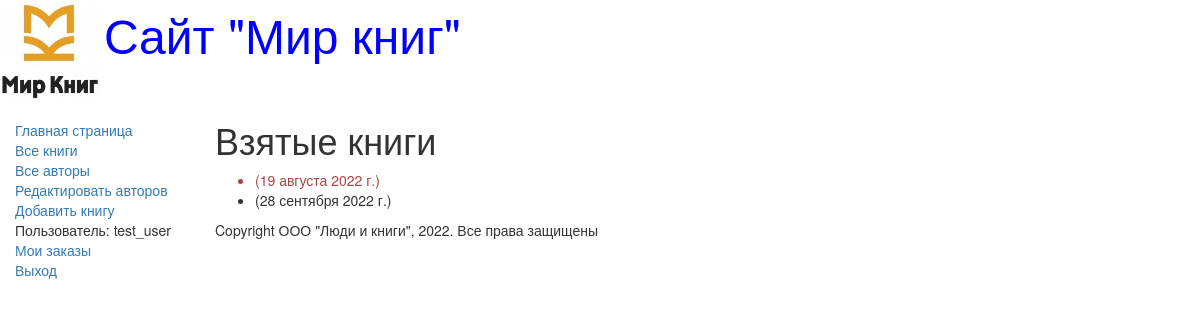
/mybooks/ (signed in), run on the app's committed database.
### catalog/models.py (models this page shows, shortened)
class BookInstance(models.Model):
    book = models.ForeignKey(
        'Book', on_delete=models.CASCADE, null=True
    )
    inv_nom = models.CharField(
        max_length=20, null=True,
        help_text='Введите инвентарный номер экземпляра',
        verbose_name='Инвентраный номер экземпляра'
    )
    imprint = models.CharField(
        max_length=200,
        help_text='Введите издательство и год выпуска',
        verbose_name='Издательство'
    )
    status = models.ForeignKey(
        'Status',on_delete=models.CASCADE, null=True,
        help_text='Изменить состояние экземпляра',
        verbose_name='Состояние экземпляра книги'
    )
    due_back = models.DateField(
        null=True, blank=True,
        help_text='Введите конец срока статуса',
        verbose_name='Дата окончания статуса'
    )
    borrower = models.ForeignKey(
        User, on_delete=models.SET_NULL,
        null=True, blank=True,
        verbose_name='Заказчик',
        help_text='Выберите заказчика книги'
    )
    @property
    def is_overdue(self):
        if self.due_back and date.today() > self.due_back:
            return True
        return False

### catalog/views.py (the view)
# urls.py: path('mybooks/', views.LoanedBooksByUserListView.as_view(), name='my-borrowed'),
class LoanedBooksByUserListView(LoginRequiredMixin, generic.ListView):
    model = BookInstance
    template_name = 'catalog/bookinstance_list_borrowed_user.html'
    paginate_by = 10
    def get_queryset(self):
        return BookInstance.objects.filter(borrower=self.request.user)\
            .filter(status__exact='2').order_by('due_back')

### catalog/templates/catalog/bookinstance_list_borrowed_user.html (shortened to what this page needs)
{% extends 'base_generic.html' %}
{% block content %}
    <h1>Взятые книги</h1>
    {% if bookinstance_list %}
    <ul>
        {% for bookinst in bookinstance_list %}
        <li class="{% if bookinst.is_overdue %}text-danger{% endif %}">
            ({{bookinst.due_back}})
        </li>
        {% endfor %}
    </ul>
    {% else %}
        <p>Нет книг со статусом В ЗАКАЗЕ.</p>
    {% endif %}
{% endblock %}

### catalog/templates/base_generic.html (shortened to what this page needs)
<!DOCTYPE html>
<html lang="en">
<head>
    <link rel="stylesheet"
          href="https://maxcdn.bootstrapcdn.com/bootstrap/3.3.7/css/bootstrap.min.css">
    {% load static %}
    <link rel="stylesheet" href="{% static 'css/styles.css' %}">
    {% block head %}
        <img src="{% static 'images/logotip.jpg' %}"
        style="width:100px; height:100px;" align="absmiddle">
        <font size=7, color="blue">Сайт "Мир книг"</font>
    {% endblock %}
</head>
<body>
    <div class="container-fluid">
        <div class="row">
            <div class="col-sm-2">
            {% block sidebar %}
            <ul class="sidebar-nav">
                <li><a href="{% url 'index' %}">Главная страница</a></li>
                <li><a href="{% url 'books' %}">Все книги</a></li>
                <li><a href="{% url 'authors' %}">Все авторы</a></li>
                <li><a href="{% url 'authors_add' %}">Редактировать авторов</a></li>
                <li><a href="{% url 'book_create' %}">Добавить книгу</a></li>
                {% if user.is_authenticated %}
                    <li>Пользователь: {{user.get_username}}</li>
                    <li><a href="{% url 'my-borrowed' %}">Мои заказы</a></li>
                    <li><a href="{% url 'logout' %}?next={{request.path}}">Выход</a></li>
                {% else %}
                    <li><a href="{% url 'login' %}?next={{request.path}}">Вход</a></li>
                {% endif %}
            </ul>
            {% endblock %}
            </div>
            <div class="col-sm-10">
            {% block content %}{% endblock %}
            {% block footer %}
                {% block copyright %}
                <p>Copyright ООО "Люди и книги", 2022. Все права защищены</p>
                {% endblock %}
            {% endblock %}
            </div>
        </div>
    </div>
</body>
</html>

### catalog/static/css/styles.css (style rules this page uses)
.sidebar-nav { margin-top: 20px; padding: 0; list-style: none; }

### data on the page
BookInstance: due_back "19 августа 2022 г."
BookInstance: due_back "28 сентября 2022 г."

### other printed values
{{ user.get_username }} "test_user"
